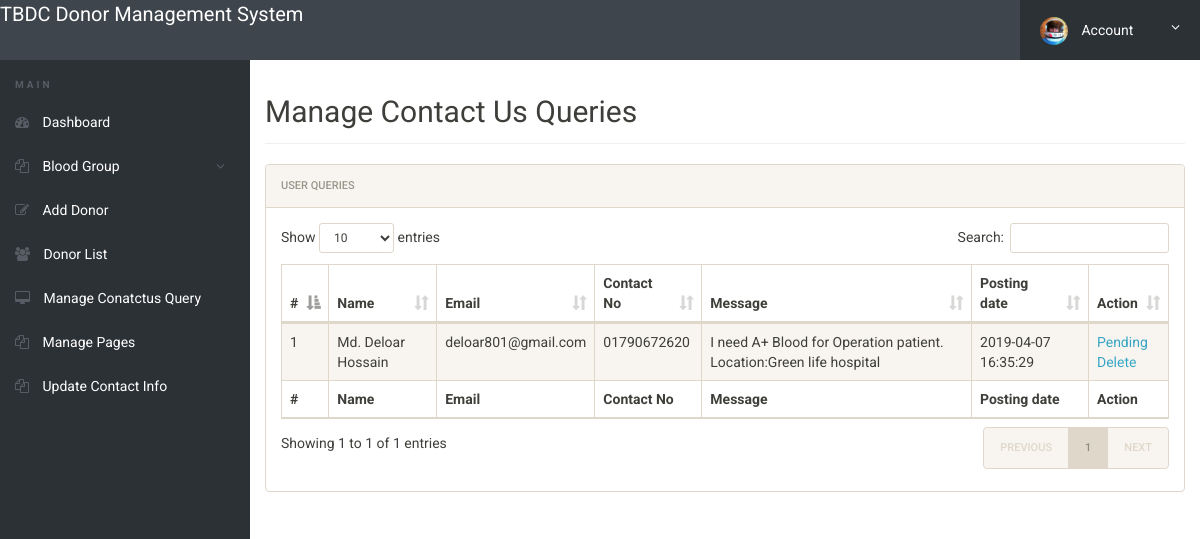
/admin/manage-conactusquery.php (signed in), run on the app's committed database.
### tables this page shows
CREATE TABLE `tblcontactusquery` (
  `id` int(11) NOT NULL,
  `name` varchar(100) DEFAULT NULL,
  `EmailId` varchar(120) DEFAULT NULL,
  `ContactNumber` char(11) DEFAULT NULL,
  `Message` longtext DEFAULT NULL,
  `PostingDate` timestamp NOT NULL DEFAULT current_timestamp(),
  `status` int(11) DEFAULT NULL
);

### admin/manage-conactusquery.php (the view, shortened to what this page needs)
<?php
include('includes/config.php');
if(strlen($_SESSION['alogin'])==0)
	{
header('location:index.php');
}
else{
 ?>
<!doctype html>
<html lang="en" class="no-js">
<head>
	<link rel="stylesheet" href="css/font-awesome.min.css">
	<link rel="stylesheet" href="css/bootstrap.min.css">
	<link rel="stylesheet" href="css/dataTables.bootstrap.min.css">
	<link rel="stylesheet" href="css/bootstrap-social.css">
	<link rel="stylesheet" href="css/bootstrap-select.css">
	<link rel="stylesheet" href="css/fileinput.min.css">
	<link rel="stylesheet" href="css/awesome-bootstrap-checkbox.css">
	<link rel="stylesheet" href="css/style.css">
</head>
<body>
	<?php include('includes/header.php');?>
	<div class="ts-main-content">
		<?php include('includes/leftbar.php');?>
		<div class="content-wrapper">
			<div class="container-fluid">
				<div class="row">
					<div class="col-md-12">
						<h2 class="page-title">Manage Contact Us Queries</h2>
						<div class="panel panel-default">
							<div class="panel-heading">User queries</div>
							<div class="panel-body">
								<table id="zctb" class="display table table-striped table-bordered table-hover" cellspacing="0" width="100%">
									<thead>
										<tr>
										<th>#</th>
											<th>Name</th>
											<th>Email</th>
											<th>Contact No</th>
											<th>Message</th>
											<th>Posting date</th>
											<th>Action</th>
										</tr>
									</thead>
									<tfoot>
										<tr>
										<th>#</th>
											<th>Name</th>
											<th>Email</th>
											<th>Contact No</th>
											<th>Message</th>
											<th>Posting date</th>
											<th>Action</th>
										</tr>
									</tfoot>
									<tbody>
									<?php $sql = "SELECT * from  tblcontactusquery ";
$query = $dbh -> prepare($sql);
$query->execute();
$results=$query->fetchAll(PDO::FETCH_OBJ);
$cnt=1;
if($query->rowCount() > 0)
{
foreach($results as $result)
{				?>
										<tr>
											<td><?php echo htmlentities($cnt);?></td>
											<td><?php echo htmlentities($result->name);?></td>
											<td><?php echo htmlentities($result->EmailId);?></td>
											<td><?php echo htmlentities($result->ContactNumber);?></td>
											<td><?php echo htmlentities($result->Message);?></td>
											<td><?php echo htmlentities($result->PostingDate);?></td>
																<?php if($result->status==1)
{
	?><td>Read<br />
		<a href="manage-conactusquery.php?del=<?php echo htmlentities($result->id);?>" onclick="return confirm('Do you really want to read')" >Delete</a></td>
<?php } else {?>
<td><a href="manage-conactusquery.php?eid=<?php echo htmlentities($result->id);?>" onclick="return confirm('Do you really want to read')" >Pending</a><br />
	<a href="manage-conactusquery.php?eid=<?php echo htmlentities($result->id);?>" onclick="return confirm('Do you really want to read')" >Delete</a>
</td>
<?php } ?>
										</tr>
										<?php $cnt=$cnt+1; }} ?>
									</tbody>
								</table>
							</div>
						</div>
					</div>
				</div>
			</div>
		</div>
	</div>
</body>
</html>
<?php } ?>

### admin/css/style.css (style rules this page uses)
html { font-size: 14px; }
@media only screen and (min-width: 480px) { html { font-size: 17px; } }
@media only screen and (min-width: 768px) { html { font-size: 14px; } }
body { font-size: 1em; }
a { color: #37a6c4; }
.panel { overflow: hidden; }
.page-title { padding-bottom: 15px; margin-bottom: 20px; border-bottom: 1px solid #f0f0f0; }
.ts-main-content .content-wrapper { padding-top: 15px; margin-top: 60px; }
@media only screen and (min-width: 992px) { .ts-main-content .content-wrapper { margin-left: 250px; } }

### data on the page
tblcontactusquery: name "Md. Deloar Hossain", EmailId "deloar801@gmail.com", ContactNumber "01790672620", Message "I need A+ Blood for Operation patient. Location:Green life hospital", PostingDate "2019-04-07 16:35:29"
